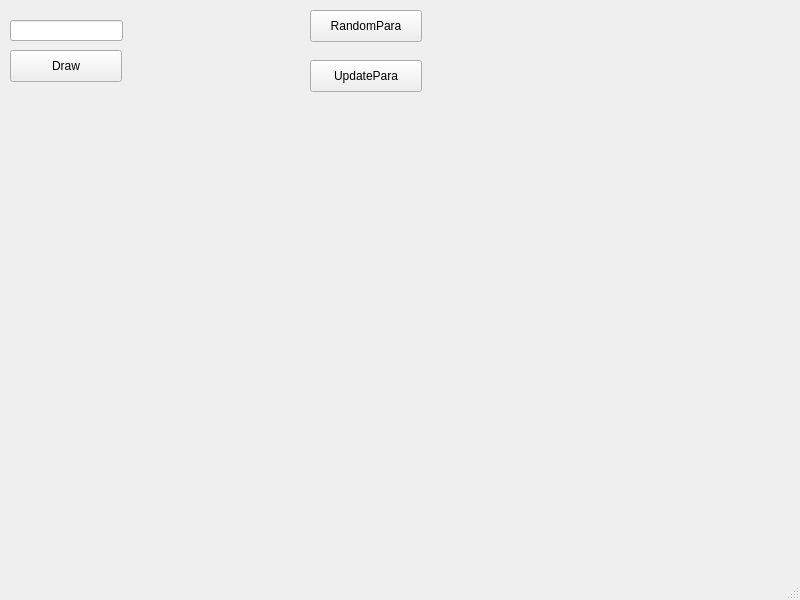
<?xml version="1.0" encoding="UTF-8"?>
<ui version="4.0">
 <class>MainWindow</class>
 <widget class="QMainWindow" name="MainWindow">
  <property name="geometry">
   <rect>
    <x>0</x>
    <y>0</y>
    <width>800</width>
    <height>600</height>
   </rect>
  </property>
  <property name="windowTitle">
   <string>MainWindow</string>
  </property>
  <widget class="QWidget" name="centralwidget">
   <widget class="QWidget" name="verticalLayoutWidget">
    <property name="geometry">
     <rect>
      <x>140</x>
      <y>0</y>
      <width>131</width>
      <height>191</height>
     </rect>
    </property>
    <layout class="QVBoxLayout" name="network_layout"/>
   </widget>
   <widget class="QLineEdit" name="layer_count_edit">
    <property name="geometry">
     <rect>
      <x>10</x>
      <y>20</y>
      <width>113</width>
      <height>21</height>
     </rect>
    </property>
   </widget>
   <widget class="QPushButton" name="button_draw">
    <property name="geometry">
     <rect>
      <x>10</x>
      <y>50</y>
      <width>112</width>
      <height>32</height>
     </rect>
    </property>
    <property name="text">
     <string>Draw</string>
    </property>
   </widget>
   <widget class="QPushButton" name="button_random">
    <property name="geometry">
     <rect>
      <x>310</x>
      <y>10</y>
      <width>112</width>
      <height>32</height>
     </rect>
    </property>
    <property name="text">
     <string>RandomPara</string>
    </property>
   </widget>
   <widget class="QWidget" name="verticalLayoutWidget_2">
    <property name="geometry">
     <rect>
      <x>440</x>
      <y>0</y>
      <width>101</width>
      <height>191</height>
     </rect>
    </property>
    <layout class="QVBoxLayout" name="para_layout"/>
   </widget>
   <widget class="QPushButton" name="button_update">
    <property name="geometry">
     <rect>
      <x>310</x>
      <y>60</y>
      <width>112</width>
      <height>32</height>
     </rect>
    </property>
    <property name="text">
     <string>UpdatePara</string>
    </property>
   </widget>
   <widget class="QWidget" name="verticalLayoutWidget_3">
    <property name="geometry">
     <rect>
      <x>570</x>
      <y>10</y>
      <width>101</width>
      <height>161</height>
     </rect>
    </property>
    <layout class="QVBoxLayout" name="activation_layout"/>
   </widget>
  </widget>
  <widget class="QMenuBar" name="menubar">
   <property name="geometry">
    <rect>
     <x>0</x>
     <y>0</y>
     <width>800</width>
     <height>22</height>
    </rect>
   </property>
  </widget>
  <widget class="QStatusBar" name="statusbar"/>
 </widget>
 <resources/>
 <connections/>
</ui>
